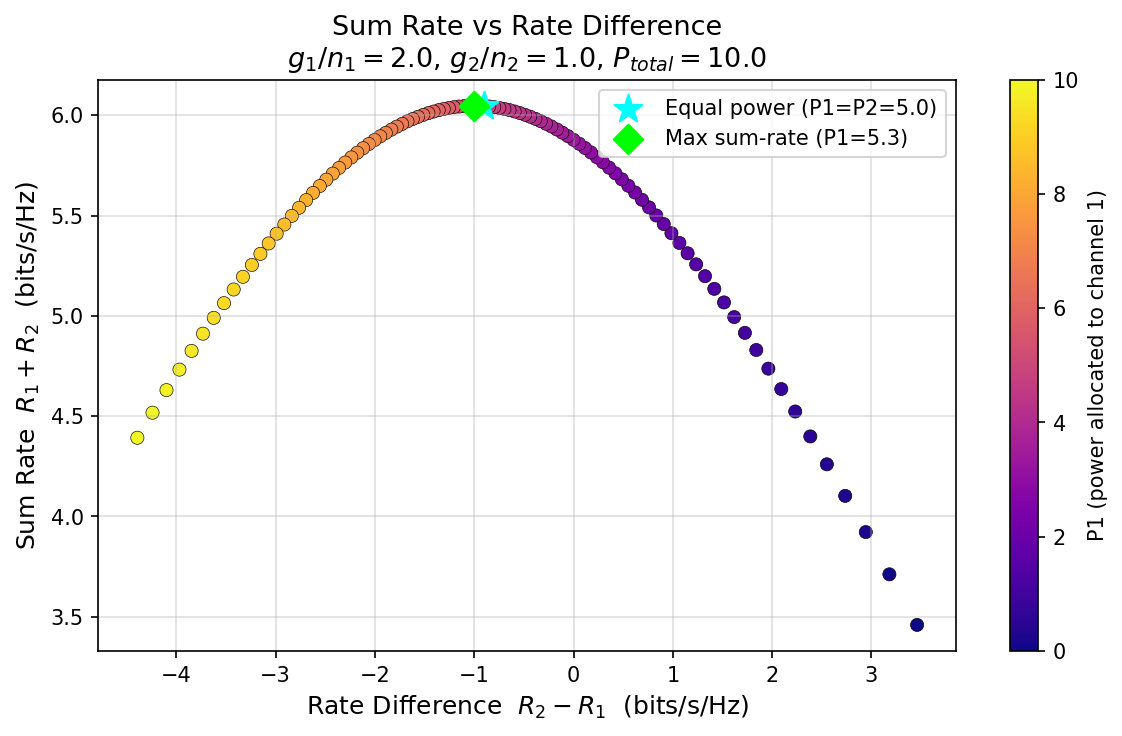

Reproduce this figure in Python.
import numpy as np
import matplotlib.pyplot as plt

# Parameters
g2_n2 = 1.0          # SNR gain per unit power for channel 2
g1_n1 = 2.0 * g2_n2  # g1/n1 = 2*(g2/n2), so channel 1 is better
Ptotal = 10.0         # total power budget

# Sweep P1 from 0 to Ptotal (100 discrete points for scatter plot)
N = 100
P1_vals = np.linspace(0, Ptotal, N)
P2_vals = Ptotal - P1_vals

# Shannon rates
R1 = np.log2(1 + P1_vals * g1_n1)
R2 = np.log2(1 + P2_vals * g2_n2)

sum_rate  = R1 + R2
rate_diff = R2 - R1

# Color points by P1 to show how power allocation drives the tradeoff
fig, ax = plt.subplots(figsize=(8, 5))
sc = ax.scatter(rate_diff, sum_rate, c=P1_vals, cmap='plasma', s=40, edgecolors='k', linewidths=0.3)
cbar = plt.colorbar(sc, ax=ax)
cbar.set_label('P1 (power allocated to channel 1)')

# Mark the equal-power point (P1 = P2 = Ptotal/2)
idx_eq = N // 2
ax.scatter(rate_diff[idx_eq], sum_rate[idx_eq], marker='*', s=200, color='cyan',
           zorder=5, label=f'Equal power (P1=P2={Ptotal/2})')

# Mark the max sum-rate point
idx_max = np.argmax(sum_rate)
ax.scatter(rate_diff[idx_max], sum_rate[idx_max], marker='D', s=100, color='lime',
           zorder=5, label=f'Max sum-rate (P1={P1_vals[idx_max]:.1f})')

ax.set_xlabel('Rate Difference  $R_2 - R_1$  (bits/s/Hz)', fontsize=12)
ax.set_ylabel('Sum Rate  $R_1 + R_2$  (bits/s/Hz)', fontsize=12)
ax.set_title(
    f'Sum Rate vs Rate Difference\n'
    f'$g_1/n_1={g1_n1}$, $g_2/n_2={g2_n2}$, $P_{{total}}={Ptotal}$',
    fontsize=13
)
ax.legend()
ax.grid(True, alpha=0.4)

plt.tight_layout()
plt.savefig('assignment4/problem1.png', dpi=150, bbox_inches='tight')
print("Saved assignment4/problem1.png")
plt.show()

# Print a few key values for commentary
print(f"\nMax sum rate: {sum_rate.max():.4f} bpcu  at P1={P1_vals[idx_max]:.2f}, R2-R1={rate_diff[idx_max]:.4f}")
print(f"Equal power:  sum={sum_rate[idx_eq]:.4f} bpcu, R2-R1={rate_diff[idx_eq]:.4f}")
print(f"P1=0 (all to ch2): sum={sum_rate[0]:.4f}, R2-R1={rate_diff[0]:.4f}")
print(f"P2=0 (all to ch1): sum={sum_rate[-1]:.4f}, R2-R1={rate_diff[-1]:.4f}")
